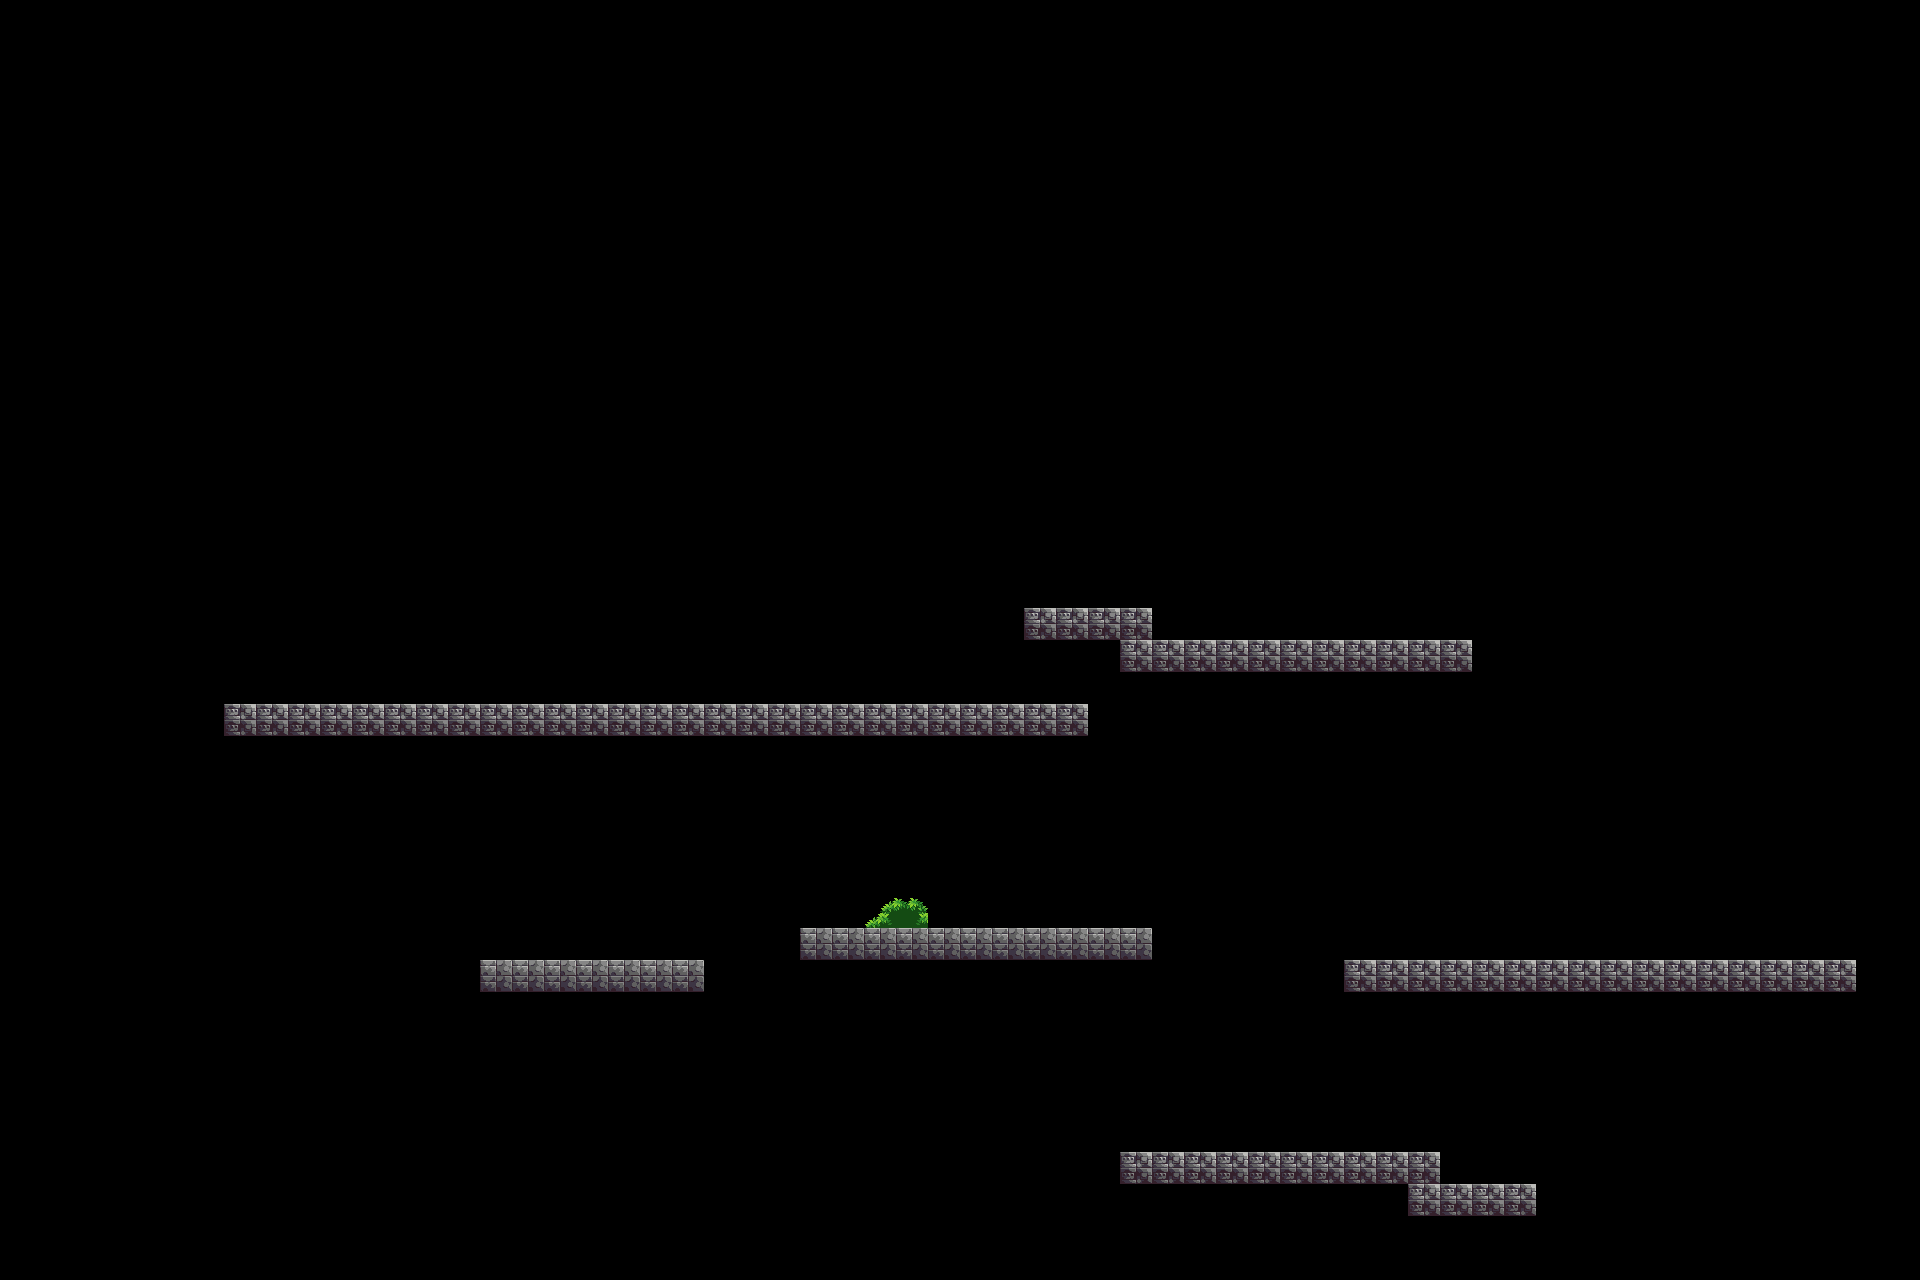

This is a level from a 2D game, rendered from its Tiled map with the project's own tilesets. A one-line summary and the complete map file follow:
An orthogonal 60x40 tile map with 32x32 px tiles, 1 tile layer (Слой тайлов 1).

<map version="1.10" tiledversion="1.11.2" orientation="orthogonal" renderorder="right-down" width="60" height="40" tilewidth="32" tileheight="32" infinite="0" nextlayerid="2" nextobjectid="1">
 <tileset firstgid="1" name="Assets" tilewidth="32" tileheight="32" tilecount="35" columns="7">
  <image source="Legacy Adventure Pack - RUINS/Legacy Adventure Pack - RUINS/Assets/Assets.png" width="224" height="160" />
 </tileset>
 <layer id="1" name="Слой тайлов 1" width="60" height="40">
  <data encoding="csv">
0,0,0,0,0,0,0,0,0,0,0,0,0,0,0,0,0,0,0,0,0,0,0,0,0,0,0,0,0,0,0,0,0,0,0,0,0,0,0,0,0,0,0,0,0,0,0,0,0,0,0,0,0,0,0,0,0,0,0,0,
0,0,0,0,0,0,0,0,0,0,0,0,0,0,0,0,0,0,0,0,0,0,0,0,0,0,0,0,0,0,0,0,0,0,0,0,0,0,0,0,0,0,0,0,0,0,0,0,0,0,0,0,0,0,0,0,0,0,0,0,
0,0,0,0,0,0,0,0,0,0,0,0,0,0,0,0,0,0,0,0,0,0,0,0,0,0,0,0,0,0,0,0,0,0,0,0,0,0,0,0,0,0,0,0,0,0,0,0,0,0,0,0,0,0,0,0,0,0,0,0,
0,0,0,0,0,0,0,0,0,0,0,0,0,0,0,0,0,0,0,0,0,0,0,0,0,0,0,0,0,0,0,0,0,0,0,0,0,0,0,0,0,0,0,0,0,0,0,0,0,0,0,0,0,0,0,0,0,0,0,0,
0,0,0,0,0,0,0,0,0,0,0,0,0,0,0,0,0,0,0,0,0,0,0,0,0,0,0,0,0,0,0,0,0,0,0,0,0,0,0,0,0,0,0,0,0,0,0,0,0,0,0,0,0,0,0,0,0,0,0,0,
0,0,0,0,0,0,0,0,0,0,0,0,0,0,0,0,0,0,0,0,0,0,0,0,0,0,0,0,0,0,0,0,0,0,0,0,0,0,0,0,0,0,0,0,0,0,0,0,0,0,0,0,0,0,0,0,0,0,0,0,
0,0,0,0,0,0,0,0,0,0,0,0,0,0,0,0,0,0,0,0,0,0,0,0,0,0,0,0,0,0,0,0,0,0,0,0,0,0,0,0,0,0,0,0,0,0,0,0,0,0,0,0,0,0,0,0,0,0,0,0,
0,0,0,0,0,0,0,0,0,0,0,0,0,0,0,0,0,0,0,0,0,0,0,0,0,0,0,0,0,0,0,0,0,0,0,0,0,0,0,0,0,0,0,0,0,0,0,0,0,0,0,0,0,0,0,0,0,0,0,0,
0,0,0,0,0,0,0,0,0,0,0,0,0,0,0,0,0,0,0,0,0,0,0,0,0,0,0,0,0,0,0,0,0,0,0,0,0,0,0,0,0,0,0,0,0,0,0,0,0,0,0,0,0,0,0,0,0,0,0,0,
0,0,0,0,0,0,0,0,0,0,0,0,0,0,0,0,0,0,0,0,0,0,0,0,0,0,0,0,0,0,0,0,0,0,0,0,0,0,0,0,0,0,0,0,0,0,0,0,0,0,0,0,0,0,0,0,0,0,0,0,
0,0,0,0,0,0,0,0,0,0,0,0,0,0,0,0,0,0,0,0,0,0,0,0,0,0,0,0,0,0,0,0,0,0,0,0,0,0,0,0,0,0,0,0,0,0,0,0,0,0,0,0,0,0,0,0,0,0,0,0,
0,0,0,0,0,0,0,0,0,0,0,0,0,0,0,0,0,0,0,0,0,0,0,0,0,0,0,0,0,0,0,0,0,0,0,0,0,0,0,0,0,0,0,0,0,0,0,0,0,0,0,0,0,0,0,0,0,0,0,0,
0,0,0,0,0,0,0,0,0,0,0,0,0,0,0,0,0,0,0,0,0,0,0,0,0,0,0,0,0,0,0,0,0,0,0,0,0,0,0,0,0,0,0,0,0,0,0,0,0,0,0,0,0,0,0,0,0,0,0,0,
0,0,0,0,0,0,0,0,0,0,0,0,0,0,0,0,0,0,0,0,0,0,0,0,0,0,0,0,0,0,0,0,0,0,0,0,0,0,0,0,0,0,0,0,0,0,0,0,0,0,0,0,0,0,0,0,0,0,0,0,
0,0,0,0,0,0,0,0,0,0,0,0,0,0,0,0,0,0,0,0,0,0,0,0,0,0,0,0,0,0,0,0,0,0,0,0,0,0,0,0,0,0,0,0,0,0,0,0,0,0,0,0,0,0,0,0,0,0,0,0,
0,0,0,0,0,0,0,0,0,0,0,0,0,0,0,0,0,0,0,0,0,0,0,0,0,0,0,0,0,0,0,0,0,0,0,0,0,0,0,0,0,0,0,0,0,0,0,0,0,0,0,0,0,0,0,0,0,0,0,0,
0,0,0,0,0,0,0,0,0,0,0,0,0,0,0,0,0,0,0,0,0,0,0,0,0,0,0,0,0,0,0,0,0,0,0,0,0,0,0,0,0,0,0,0,0,0,0,0,0,0,0,0,0,0,0,0,0,0,0,0,
0,0,0,0,0,0,0,0,0,0,0,0,0,0,0,0,0,0,0,0,0,0,0,0,0,0,0,0,0,0,0,0,0,0,0,0,0,0,0,0,0,0,0,0,0,0,0,0,0,0,0,0,0,0,0,0,0,0,0,0,
0,0,0,0,0,0,0,0,0,0,0,0,0,0,0,0,0,0,0,0,0,0,0,0,0,0,0,0,0,0,0,0,0,0,0,0,0,0,0,0,0,0,0,0,0,0,0,0,0,0,0,0,0,0,0,0,0,0,0,0,
0,0,0,0,0,0,0,0,0,0,0,0,0,0,0,0,0,0,0,0,0,0,0,0,0,0,0,0,0,0,0,0,2,2,2,2,0,0,0,0,0,0,0,0,0,0,0,0,0,0,0,0,0,0,0,0,0,0,0,0,
0,0,0,0,0,0,0,0,0,0,0,0,0,0,0,0,0,0,0,0,0,0,0,0,0,0,0,0,0,0,0,0,0,0,0,2,2,2,2,2,2,2,2,2,2,2,0,0,0,0,0,0,0,0,0,0,0,0,0,0,
0,0,0,0,0,0,0,0,0,0,0,0,0,0,0,0,0,0,0,0,0,0,0,0,0,0,0,0,0,0,0,0,0,0,0,0,0,0,0,0,0,0,0,0,0,0,0,0,0,0,0,0,0,0,0,0,0,0,0,0,
0,0,0,0,0,0,0,2,2,2,2,2,2,2,2,2,2,2,2,2,2,2,2,2,2,2,2,2,2,2,2,2,2,2,0,0,0,0,0,0,0,0,0,0,0,0,0,0,0,0,0,0,0,0,0,0,0,0,0,0,
0,0,0,0,0,0,0,0,0,0,0,0,0,0,0,0,0,0,0,0,0,0,0,0,0,0,0,0,0,0,0,0,0,0,0,0,0,0,0,0,0,0,0,0,0,0,0,0,0,0,0,0,0,0,0,0,0,0,0,0,
0,0,0,0,0,0,0,0,0,0,0,0,0,0,0,0,0,0,0,0,0,0,0,0,0,0,0,0,0,0,0,0,0,0,0,0,0,0,0,0,0,0,0,0,0,0,0,0,0,0,0,0,0,0,0,0,0,0,0,0,
0,0,0,0,0,0,0,0,0,0,0,0,0,0,0,0,0,0,0,0,0,0,0,0,0,0,0,0,0,0,0,0,0,0,0,0,0,0,0,0,0,0,0,0,0,0,0,0,0,0,0,0,0,0,0,0,0,0,0,0,
0,0,0,0,0,0,0,0,0,0,0,0,0,0,0,0,0,0,0,0,0,0,0,0,0,0,0,0,0,0,0,0,0,0,0,0,0,0,0,0,0,0,0,0,0,0,0,0,0,0,0,0,0,0,0,0,0,0,0,0,
0,0,0,0,0,0,0,0,0,0,0,0,0,0,0,0,0,0,0,0,0,0,0,0,0,0,0,0,0,0,0,0,0,0,0,0,0,0,0,0,0,0,0,0,0,0,0,0,0,0,0,0,0,0,0,0,0,0,0,0,
0,0,0,0,0,0,0,0,0,0,0,0,0,0,0,0,0,0,0,0,0,0,0,0,0,0,0,3,4,0,0,0,0,0,0,0,0,0,0,0,0,0,0,0,0,0,0,0,0,0,0,0,0,0,0,0,0,0,0,0,
0,0,0,0,0,0,0,0,0,0,0,0,0,0,0,0,0,0,0,0,0,0,0,0,0,1,1,1,1,1,1,1,1,1,1,1,0,0,0,0,0,0,0,0,0,0,0,0,0,0,0,0,0,0,0,0,0,0,0,0,
0,0,0,0,0,0,0,0,0,0,0,0,0,0,0,1,1,1,1,1,1,1,0,0,0,0,0,0,0,0,0,0,0,0,0,0,0,0,0,0,0,0,2,2,2,2,2,2,2,2,2,2,2,2,2,2,2,2,0,0,
0,0,0,0,0,0,0,0,0,0,0,0,0,0,0,0,0,0,0,0,0,0,0,0,0,0,0,0,0,0,0,0,0,0,0,0,0,0,0,0,0,0,0,0,0,0,0,0,0,0,0,0,0,0,0,0,0,0,0,0,
0,0,0,0,0,0,0,0,0,0,0,0,0,0,0,0,0,0,0,0,0,0,0,0,0,0,0,0,0,0,0,0,0,0,0,0,0,0,0,0,0,0,0,0,0,0,0,0,0,0,0,0,0,0,0,0,0,0,0,0,
0,0,0,0,0,0,0,0,0,0,0,0,0,0,0,0,0,0,0,0,0,0,0,0,0,0,0,0,0,0,0,0,0,0,0,0,0,0,0,0,0,0,0,0,0,0,0,0,0,0,0,0,0,0,0,0,0,0,0,0,
0,0,0,0,0,0,0,0,0,0,0,0,0,0,0,0,0,0,0,0,0,0,0,0,0,0,0,0,0,0,0,0,0,0,0,0,0,0,0,0,0,0,0,0,0,0,0,0,0,0,0,0,0,0,0,0,0,0,0,0,
0,0,0,0,0,0,0,0,0,0,0,0,0,0,0,0,0,0,0,0,0,0,0,0,0,0,0,0,0,0,0,0,0,0,0,0,0,0,0,0,0,0,0,0,0,0,0,0,0,0,0,0,0,0,0,0,0,0,0,0,
0,0,0,0,0,0,0,0,0,0,0,0,0,0,0,0,0,0,0,0,0,0,0,0,0,0,0,0,0,0,0,0,0,0,0,2,2,2,2,2,2,2,2,2,2,0,0,0,0,0,0,0,0,0,0,0,0,0,0,0,
0,0,0,0,0,0,0,0,0,0,0,0,0,0,0,0,0,0,0,0,0,0,0,0,0,0,0,0,0,0,0,0,0,0,0,0,0,0,0,0,0,0,0,0,2,2,2,2,0,0,0,0,0,0,0,0,0,0,0,0,
0,0,0,0,0,0,0,0,0,0,0,0,0,0,0,0,0,0,0,0,0,0,0,0,0,0,0,0,0,0,0,0,0,0,0,0,0,0,0,0,0,0,0,0,0,0,0,0,0,0,0,0,0,0,0,0,0,0,0,0,
0,0,0,0,0,0,0,0,0,0,0,0,0,0,0,0,0,0,0,0,0,0,0,0,0,0,0,0,0,0,0,0,0,0,0,0,0,0,0,0,0,0,0,0,0,0,0,0,0,0,0,0,0,0,0,0,0,0,0,0
</data>
 </layer>
</map>
